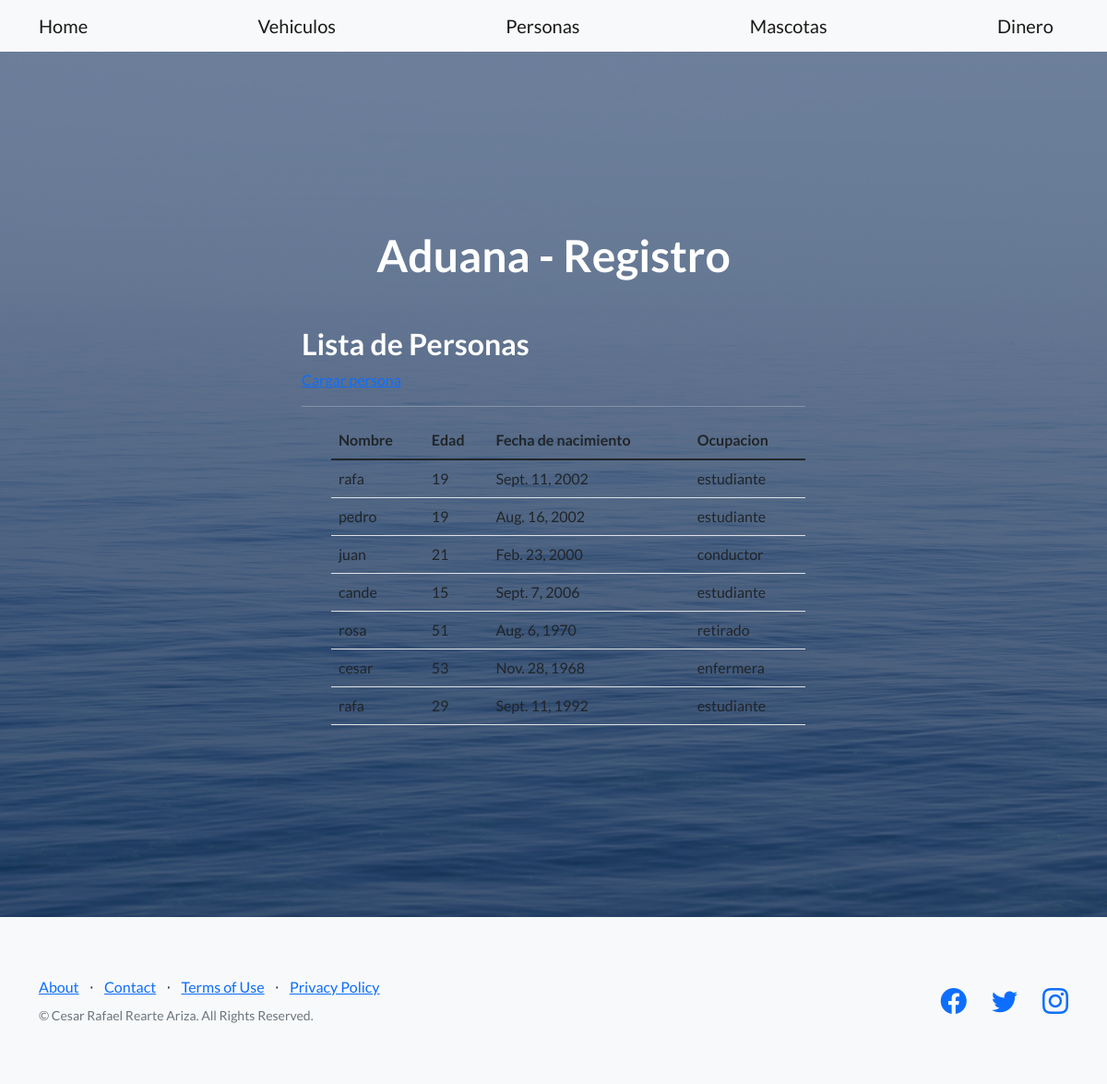
The page /app_rearte/people on the database its author committed.
### app_rearte/models.py (models this page shows)
class Person(models.Model):
    name = models.CharField(max_length=40)
    age = models.IntegerField()
    birth_date = models.DateField()
    occupation = models.CharField(max_length=40)

### app_rearte/views.py (the view)
# urls.py: path('people', views.people, name='people'),
def people(request):
    people = Person.objects.all()
    context_dict = {
        'people' : people
    }
    return render(
        request=request,
        context=context_dict,
        template_name="app_rearte/people.html",
    )

### app_rearte/templates/app_rearte/people.html
{% extends "app_rearte/index.html" %}
{% load static %}
{% block changingcontent %}
<h2>Lista de Personas</h2>
<a class="card_custom" href="{% url 'PeopleDjangoForms' %}">Cargar persona</a>
<hr></hr>
<ul>
    <table class="table">
        <thead>
          <tr>
            <th scope="col">Nombre</th>
            <th scope="col">Edad</th>
            <th scope="col">Fecha de nacimiento</th>
            <th scope="col">Ocupacion</th>
          </tr>
        </thead>
        <tbody>
            {% for Person in people %}
            <tr>
            <td>{{Person.name}}</td>
            <td>{{Person.age}}</td>
            <td>{{Person.birth_date}}</td>
            <td>{{Person.occupation}}</td>
          </tr>
            {% endfor %}
        </tbody>
      </table>
</ul>
{% endblock %}

### rows shown on the page
Person: name "rafa", age "19", birth_date "Sept. 11, 2002", occupation "estudiante"
Person: name "pedro", age "19", birth_date "Aug. 16, 2002", occupation "estudiante"
Person: name "juan", age "21", birth_date "Feb. 23, 2000", occupation "conductor"
Person: name "cande", age "15", birth_date "Sept. 7, 2006", occupation "estudiante"
Person: name "rosa", age "51", birth_date "Aug. 6, 1970", occupation "retirado"
Person: name "cesar", age "53", birth_date "Nov. 28, 1968", occupation "enfermera"
Person: name "rafa", age "29", birth_date "Sept. 11, 1992", occupation "estudiante"
